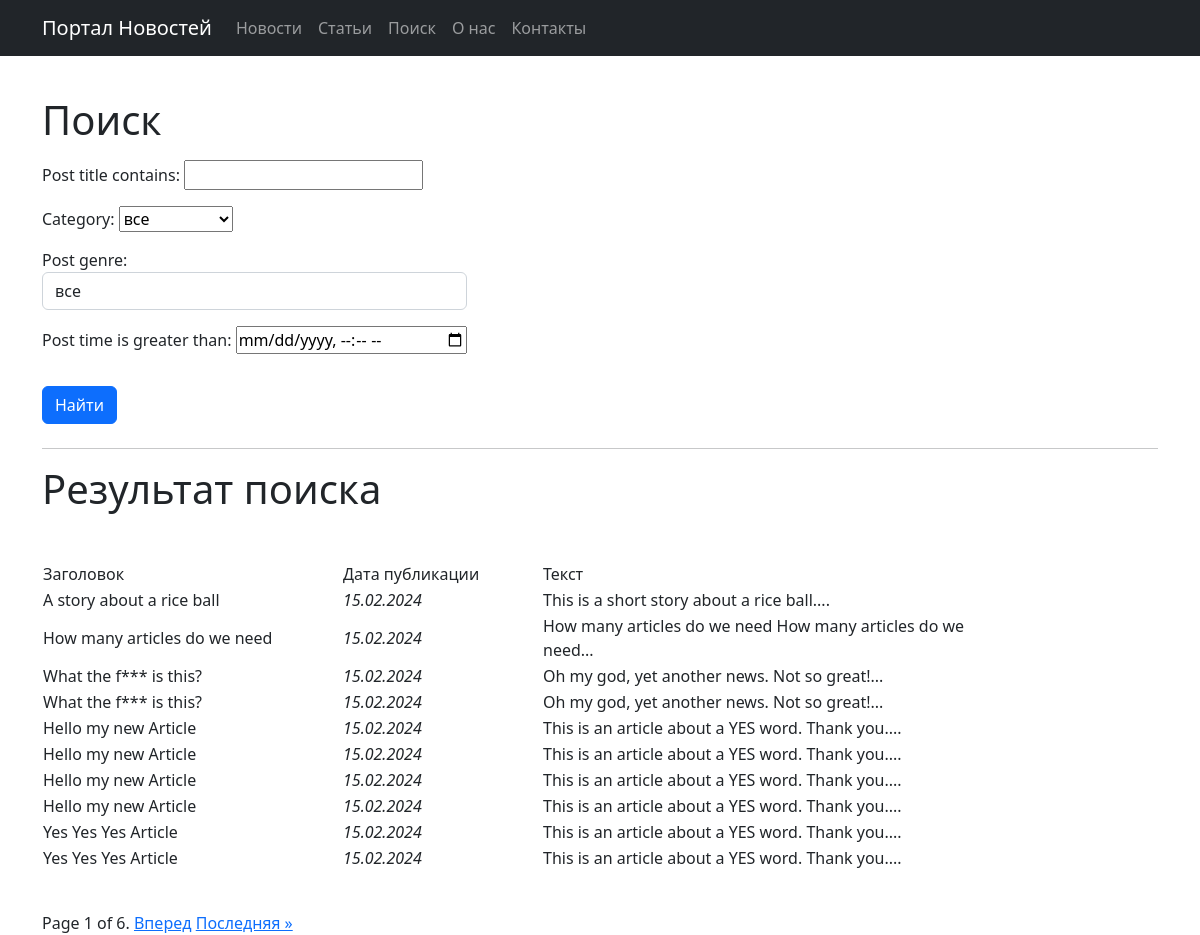
The app's page /search/ with its own data.
### news/models.py (models this page shows, shortened)
class Post(models.Model):
    article = 'AR'
    news = 'NW'
    POST_GENRE = [
        (article, 'Статья'),
        (news, 'Новость')
    ]
    author = models.ForeignKey(Author, on_delete=models.CASCADE)
    post_genre = models.CharField(max_length=2, choices=POST_GENRE)
    post_title = models.CharField(max_length=128)
    post_text = models.TextField()
    post_rating = models.IntegerField(default=0)
    post_time = models.DateTimeField(auto_now_add=True)
    category = models.ManyToManyField(Category, through='PostCategory')
    def preview(self):
        words = self.post_text.split()
        preview_text = ' '.join(words[:20])
        return f"{preview_text}..."

### news/views.py (the view)
# urls.py: path('search/', PostSearch.as_view(), name='post_search'),
class PostSearch(ListView):
    model = Post
    ordering = '-post_time'
    template_name = 'search.html'
    context_object_name = 'posts'
    paginate_by = 10
    def get_queryset(self):
        queryset = super().get_queryset()
        self.filterset = PostFilter(self.request.GET, queryset)
        return self.filterset.qs
    def get_context_data(self, **kwargs):
        context = super().get_context_data(**kwargs)
        context['time_now'] = datetime.utcnow()
        context['filterset'] = self.filterset
        return context

### news/models.py (called while the page is built)
    def __str__(self):
        return self.name

### news/templatetags/custom_filters.py (called while the page is built)
@register.filter
def format_time(value, format_string='d.m.Y'):
    return date(value, format_string)

@register.filter()
def censor(value):
    censored_value = value
    for word in censored_words:
        if len(word) > 1:
            replacement = word[0] + '*' * (len(word) - 1)
            censored_value = censored_value.replace(word.lower(), replacement.lower(), 1)
            censored_value = censored_value.replace(word.capitalize(), replacement.capitalize(), 1)
            censored_value = censored_value.replace(word.upper(), replacement.upper(), 1)
    return censored_value

### templates/search.html (shortened to what this page needs)
{% extends 'flatpages/default.html' %}
{% load custom_filters %}!
{% load custom_tags %}
{% block content %}
<p>&nbsp</p>
    <h1>Поиск</h1>
    <div class="centered-form">
        <form action="" method="get" class="left-align">
            {{ filterset.form.as_p }}
            <input type="submit" class="mt-3 btn btn-primary" value="Найти"/>
        </form>
    </div>
<hr>
   <h1>Результат поиска</h1>
<p>&nbsp</p>
   {% if posts %}
       <table>
           <tr>
               <td style="width:300px; text-align:left;">Заголовок</td>
               <td style="width:200px; text-align:left;">Дата публикации</td>
               <td style="width:450px; text-align:left;">Текст</td>
           </tr>
           {% for post in posts %}
           <tr>
               <td>{{ post.post_title|censor }}</td>
               <td><em>{{ post.post_time|format_time }}</em></td>
               <td>{{ post.preview|censor }}</td>
           </tr>
           {% endfor %}
       </table>
   {% else %}
       <h2>Новостей нет!</h2>
   {% endif %}
<p>&nbsp</p>
<div class="pagination">
    <span class="step-links">
        <span class="current">
            Page {{ page_obj.number }} of {{ page_obj.paginator.num_pages }}.
        </span>
        {% if page_obj.has_next %}
            <a href="?page={{ page_obj.next_page_number }}">Вперед</a>
            <a href="?page={{ page_obj.paginator.num_pages }}">Последняя &raquo;</a>
        {% endif %}
    </span>
</div>
{% endblock content %}

### templates/search.html (style rules this page uses)
.centered-form { display: flex; align-items: center; height: 35vh; }
.left-align { text-align: left; }

### records on screen
Post: post_title|censor "A story about a rice ball", post_time "15.02.2024", preview|censor "This is a short story about a rice ball...."
Post: post_title|censor "How many articles do we need", post_time "15.02.2024", preview|censor "How many articles do we need How many articles do we need..."
Post: post_title|censor "What the f*** is this?", post_time "15.02.2024", preview|censor "Oh my god, yet another news. Not so great!..."
Post: post_title|censor "What the f*** is this?", post_time "15.02.2024", preview|censor "Oh my god, yet another news. Not so great!..."
Post: post_title|censor "Hello my new Article", post_time "15.02.2024", preview|censor "This is an article about a YES word. Thank you...."
Post: post_title|censor "Hello my new Article", post_time "15.02.2024", preview|censor "This is an article about a YES word. Thank you...."
Post: post_title|censor "Hello my new Article", post_time "15.02.2024", preview|censor "This is an article about a YES word. Thank you...."
Post: post_title|censor "Hello my new Article", post_time "15.02.2024", preview|censor "This is an article about a YES word. Thank you...."
Post: post_title|censor "Yes Yes Yes Article", post_time "15.02.2024", preview|censor "This is an article about a YES word. Thank you...."
Post: post_title|censor "Yes Yes Yes Article", post_time "15.02.2024", preview|censor "This is an article about a YES word. Thank you...."

### other values on screen
{{ page_obj.number }} "1"
{{ page_obj.paginator.num_pages }} "6"
